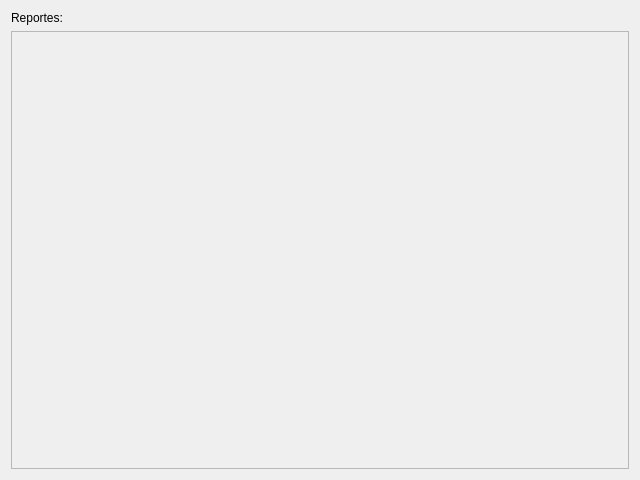
<?xml version="1.0" encoding="UTF-8"?>
<ui version="4.0">
 <class>PanelReportes</class>
 <widget class="QWidget" name="PanelReportes">
  <property name="geometry">
   <rect>
    <x>0</x>
    <y>0</y>
    <width>640</width>
    <height>480</height>
   </rect>
  </property>
  <property name="windowTitle">
   <string>Form</string>
  </property>
  <layout class="QVBoxLayout" name="verticalLayout_2">
   <item>
    <widget class="QLabel" name="label">
     <property name="text">
      <string>Reportes:</string>
     </property>
    </widget>
   </item>
   <item>
    <widget class="QScrollArea" name="contenedor_reportes">
     <property name="widgetResizable">
      <bool>true</bool>
     </property>
     <widget class="QWidget" name="scrollAreaWidgetContents">
      <property name="geometry">
       <rect>
        <x>0</x>
        <y>0</y>
        <width>628</width>
        <height>444</height>
       </rect>
      </property>
      <layout class="QVBoxLayout" name="verticalLayout"/>
     </widget>
    </widget>
   </item>
  </layout>
 </widget>
 <resources/>
 <connections/>
</ui>
